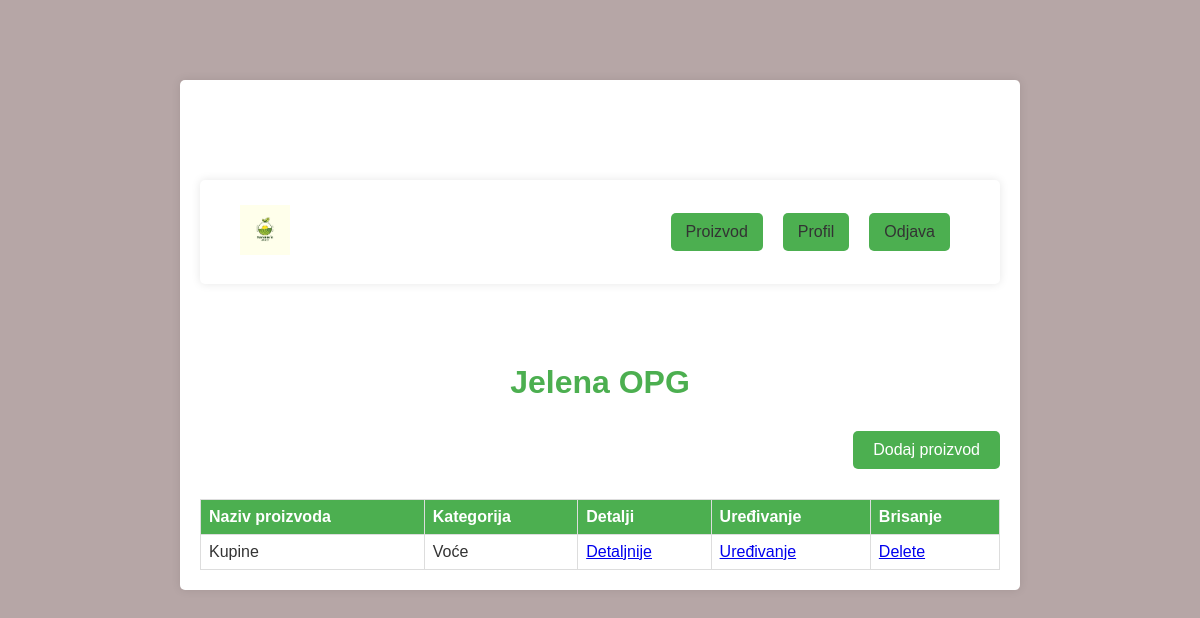
Page /list_products (signed in) on the committed database.
### farmapp/models.py (models this page shows, shortened)
class Farm(models.Model):
    user = models.OneToOneField(User, on_delete=models.CASCADE)
    ime = models.CharField("Ime", max_length=30)
    prezime = models.CharField("Prezime", max_length=30)
    naziv_opg = models.CharField("Naziv OPG-a", max_length=100)
    adresa = models.CharField(max_length=255)
    telefon = models.IntegerField("Telefon")
    email = models.EmailField()
    email_potvrda = models.EmailField()

class Product(models.Model):
    CATEGORY_CHOICES = [
        ('milk_product', 'Mliječni proizvodi'),
        ('fruit_product', 'Voće'),
        ('vegetables_product', 'Povrće'),
    ]
    farm = models.ForeignKey(Farm, on_delete=models.CASCADE)
    name = models.CharField(max_length=100)
    category = models.CharField(max_length=20, choices=CATEGORY_CHOICES)
    detail = models.TextField()

### farmapp/views.py (the view)
# urls.py: path('list_products', views.list_products, name="list_products"),
@login_required
def list_products(request):
    user_profile = Farm.objects.get(user=request.user)
    products = Product.objects.filter(farm=user_profile)
    return render(request, 'farmapp/product_list.html', {'products': products, 'user_profile': user_profile})

### farmapp/templates/farmapp/product_list.html (shortened to what this page needs)
{% extends 'farmapp/main.html' %}
{% load static %}
{% block site_css %}<link rel="stylesheet" href="{% static 'farmapp/product_list.css' %}">{% endblock %}
{% block content %}
{% include 'farmapp/header.html' %}
    {% if user_profile %}
        <h1 class="prodlist__name">{{ user_profile.naziv_opg }}</h1>
    {% else %}
        <h1>Opg ne postoji</h1>
    {% endif %}
    <div class="prodlist__addprod">
        <a href="{% url 'add_product' %}">Dodaj proizvod</a>
    </div>
    <table>
        <thead>
            <tr>
                <th>Naziv proizvoda</th>
                <th>Kategorija</th>
                <th>Detalji</th>
                <th>Uređivanje</th>
                <th>Brisanje</th>
            </tr>
        </thead>
        <tbody>
            {% for product in products %}
            <tr>
                <td>{{ product.name }}</td>
                <td>{{ product.get_category_display }}</td>
                <td><a href="{% url 'product_details' product.id %}">Detaljnije</a></td>
                <td><a href="{% url 'edit_product' product.id %}">Uređivanje</a></td>
                <td><a href="{% url 'delete_product' product.id %}" class="delete-link" onclick="return confirmDelete()">Delete</a></td>
            </tr>
            {% empty %}
            <tr>
                <td colspan="3">No products available.</td>
            </tr>
            {% endfor %}
        </tbody>
    </table>
{% endblock %}

### farmapp/static/farmapp/main.css (style rules this page uses)
body { background-color: rgb(182, 166, 166); }

### farmapp/static/farmapp/product_list.css (style rules this page uses)
:root { --primary-color: #4CAF50; --text-color: #333; --font-family: 'Arial', sans-serif; --popup-background-color: #fff; --overlay-color: rgba(0, 0, 0, 0.5); --hover-color: #3498db; }
body { font-family: var(--font-family); color: var(--text-color); margin: 0; padding: 0; background-color: #f0f0f0; }
.prodlist__addprod { display: flex; justify-content: flex-end; }
.prodlist__name { text-align: center; margin: 20px 0; color: var(--primary-color); }
.prodlist__addprod a { display: inline-block; background-color: var(--primary-color); color: white; padding: 10px 20px; border-radius: 5px; text-decoration: none; margin: 10px 0; transition: background-color 0.3s; }
table { width: 100%; border-collapse: collapse; margin-top: 20px; }
th, td { border: 1px solid #ddd; padding: 8px; text-align: left; }
th { background-color: var(--primary-color); color: white; }

### farmapp/static/farmapp/header.css (style rules this page uses)
:root { --primary-color: #4CAF50; --text-color: #333; --font-family: 'Arial', sans-serif; }

### rows in the picture
Farm: naziv_opg "Jelena OPG"
Product: name "Kupine", category "Voće"
